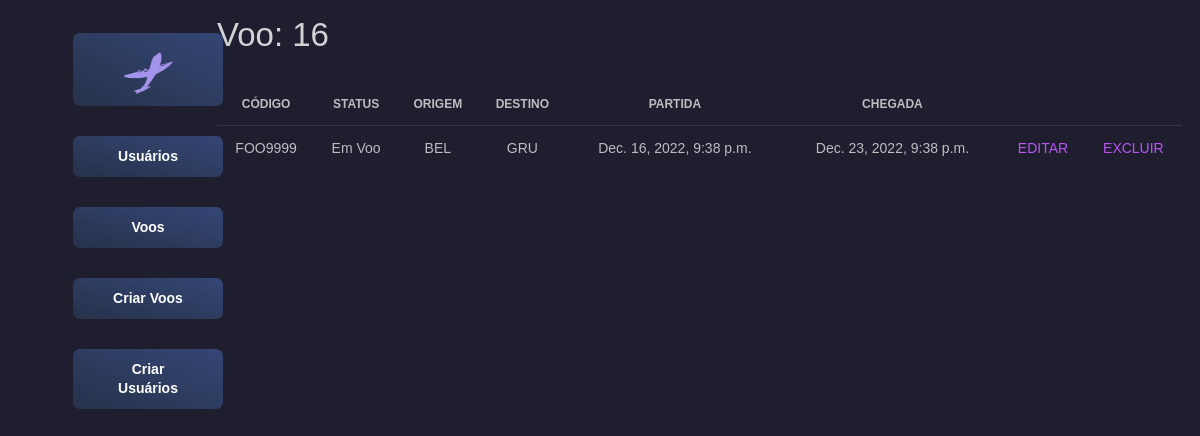
Page /flightmanagement/flight/16 on the committed database.
### flight_management/models.py (models this page shows, shortened)
class Flight(models.Model):
    id = models.BigAutoField(primary_key=True)
    fk_flightstatus = models.ForeignKey(FlightStatus, on_delete=models.SET_NULL, blank=True, null=True)
    tx_code = models.CharField(max_length=8)
    dt_est_departure = models.DateTimeField(blank=True, null=True)
    dt_est_arrival = models.DateTimeField(blank=True, null=True)
    nm_origin = models.CharField(max_length=3, choices=AirportCodes.choices)
    nm_destination = models.CharField(max_length=3, choices=AirportCodes.choices)
    class Meta:
        db_table = 'flight'

class FlightStatus(models.Model):
    id = models.BigAutoField(primary_key=True)
    dt_departure = models.DateTimeField(blank=True, null=True)
    dt_arrival = models.DateTimeField(blank=True, null=True)
    nm_status = models.CharField(max_length=13, choices=Status.choices, default=Status.PREVISTO)
    dt_creation = models.DateTimeField(auto_now=True)
    dt_updated = models.DateTimeField(auto_now=True)
    dt_done = models.DateTimeField(blank=True, null=True)
    class Meta:
        db_table = 'flight_status'

### flight_management/views.py (the view)
# urls.py: path('flight/<int:pk>', views.FlightDetailView.as_view(), name='flight-detail'),
class FlightDetailView(generic.DetailView):
    model = Flight

### flight_management/template/flight_management/flight_detail.html (shortened to what this page needs)
{% extends "base_generic.html" %}
{% block content %}
<h1>Voo: {{ flight.id }} </h1>
<table class="table tablesorter " id="">
    <thead class=" text-primary">
      <tr class="text-center">
        <th>Código</th>
        <th>Status</th>
        <th>Origem</th>
        <th>Destino</th>
        <th>Partida</th>
        <th>Chegada</th>
        <th></th>
        <th></th>
      </tr>
    </thead>
    <tbody>
        <tr class="text-center">
            <td>{{flight.tx_code}}</td>
            <td>{{flight.fk_flightstatus.nm_status}}</td>
            <td>{{flight.nm_origin}}</td>
            <td>{{flight.nm_destination}}</td>
            <td>{{flight.dt_est_departure}}</td>
            <td>{{flight.dt_est_arrival}}</td>
            <td>
              <a href="{% url 'flight-update' flight.id %}">EDITAR</a>
            </td>
            <td>
              <a href="{% url 'flight-delete' flight.id %}">EXCLUIR</a>
            </td>
        </tr>
    </tbody>
  </table>
{% endblock %}

### rows in the picture
Flight: id "16", tx_code "FOO9999", fk_flightstatus.nm_status "Em Voo", nm_origin "BEL", nm_destination "GRU", dt_est_departure "Dec. 16, 2022, 9:38 p.m.", dt_est_arrival "Dec. 23, 2022, 9:38 p.m."
